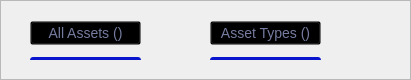
                 <widget class="QFrame" name="frame_3">
                  <property name="geometry">
                   <rect>
                    <x>40</x>
                    <y>150</y>
                    <width>411</width>
                    <height>80</height>
                   </rect>
                  </property>
                  <property name="styleSheet">
                   <string notr="true">QLabel {
	background: #0915CC;
	border-top-left-radius: 3px;
	border-top-right-radius: 3px;
}

QPushButton {
	background: transparent;
	font-size: 14px;
	color: #757C9F;
	outline: 0;
}

QPushButton:hover {
	color: #0915CC;
}

QPushButton[selected=true] {
	color: #0915CC;
}</string>
                  </property>
                  <property name="frameShape">
                   <enum>QFrame::StyledPanel</enum>
                  </property>
                  <property name="frameShadow">
                   <enum>QFrame::Raised</enum>
                  </property>
                  <widget class="QFrame" name="frame_calculator">
                   <property name="geometry">
                    <rect>
                     <x>30</x>
                     <y>10</y>
                     <width>111</width>
                     <height>50</height>
                    </rect>
                   </property>
                   <property name="frameShape">
                    <enum>QFrame::NoFrame</enum>
                   </property>
                   <property name="frameShadow">
                    <enum>QFrame::Raised</enum>
                   </property>
                   <property name="midLineWidth">
                    <number>0</number>
                   </property>
                   <layout class="QVBoxLayout" name="layout_calculator" stretch="2,0">
                    <property name="spacing">
                     <number>0</number>
                    </property>
                    <property name="leftMargin">
                     <number>0</number>
                    </property>
                    <property name="topMargin">
                     <number>0</number>
                    </property>
                    <property name="rightMargin">
                     <number>0</number>
                    </property>
                    <property name="bottomMargin">
                     <number>0</number>
                    </property>
                    <item alignment="Qt::AlignVCenter">
                     <widget class="QPushButton" name="button_calculator">
                      <property name="styleSheet">
                       <string notr="true"/>
                      </property>
                      <property name="text">
                       <string>All Assets ()</string>
                      </property>
                     </widget>
                    </item>
                    <item>
                     <widget class="QLabel" name="label_calculator">
                      <property name="sizePolicy">
                       <sizepolicy hsizetype="Preferred" vsizetype="Preferred">
                        <horstretch>0</horstretch>
                        <verstretch>0</verstretch>
                       </sizepolicy>
                      </property>
                      <property name="minimumSize">
                       <size>
                        <width>0</width>
                        <height>3</height>
                       </size>
                      </property>
                      <property name="maximumSize">
                       <size>
                        <width>16777215</width>
                        <height>3</height>
                       </size>
                      </property>
                      <property name="contextMenuPolicy">
                       <enum>Qt::DefaultContextMenu</enum>
                      </property>
                      <property name="styleSheet">
                       <string notr="true"/>
                      </property>
                      <property name="text">
                       <string/>
                      </property>
                      <property name="textInteractionFlags">
                       <set>Qt::LinksAccessibleByMouse</set>
                      </property>
                     </widget>
                    </item>
                   </layout>
                  </widget>
                  <widget class="QFrame" name="frame_calculator_2">
                   <property name="geometry">
                    <rect>
                     <x>210</x>
                     <y>10</y>
                     <width>111</width>
                     <height>50</height>
                    </rect>
                   </property>
                   <property name="frameShape">
                    <enum>QFrame::NoFrame</enum>
                   </property>
                   <property name="frameShadow">
                    <enum>QFrame::Raised</enum>
                   </property>
                   <property name="midLineWidth">
                    <number>0</number>
                   </property>
                   <layout class="QVBoxLayout" name="layout_calculator_2" stretch="2,0">
                    <property name="spacing">
                     <number>0</number>
                    </property>
                    <property name="leftMargin">
                     <number>0</number>
                    </property>
                    <property name="topMargin">
                     <number>0</number>
                    </property>
                    <property name="rightMargin">
                     <number>0</number>
                    </property>
                    <property name="bottomMargin">
                     <number>0</number>
                    </property>
                    <item alignment="Qt::AlignVCenter">
                     <widget class="QPushButton" name="button_calculator_2">
                      <property name="styleSheet">
                       <string notr="true"/>
                      </property>
                      <property name="text">
                       <string>Asset Types ()</string>
                      </property>
                     </widget>
                    </item>
                    <item>
                     <widget class="QLabel" name="label_calculator_2">
                      <property name="sizePolicy">
                       <sizepolicy hsizetype="Preferred" vsizetype="Preferred">
                        <horstretch>0</horstretch>
                        <verstretch>0</verstretch>
                       </sizepolicy>
                      </property>
                      <property name="minimumSize">
                       <size>
                        <width>0</width>
                        <height>3</height>
                       </size>
                      </property>
                      <property name="maximumSize">
                       <size>
                        <width>16777215</width>
                        <height>3</height>
                       </size>
                      </property>
                      <property name="contextMenuPolicy">
                       <enum>Qt::DefaultContextMenu</enum>
                      </property>
                      <property name="styleSheet">
                       <string notr="true"/>
                      </property>
                      <property name="text">
                       <string/>
                      </property>
                      <property name="textInteractionFlags">
                       <set>Qt::LinksAccessibleByMouse</set>
                      </property>
                     </widget>
                    </item>
                   </layout>
                  </widget>
                 </widget>
